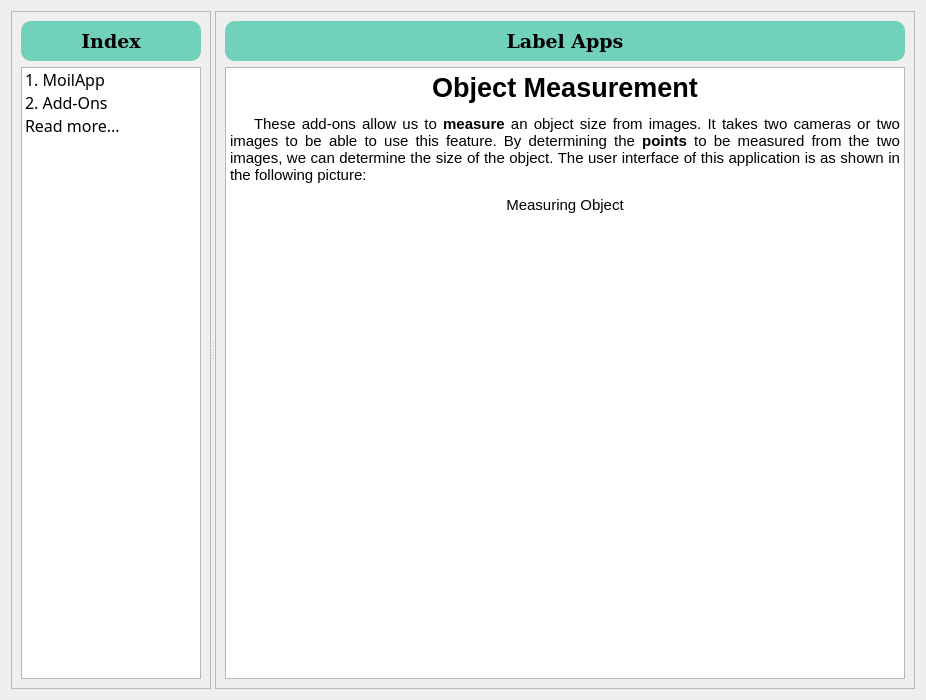
<?xml version="1.0" encoding="UTF-8"?>
<ui version="4.0">
 <class>Help</class>
 <widget class="QWidget" name="Help">
  <property name="geometry">
   <rect>
    <x>0</x>
    <y>0</y>
    <width>922</width>
    <height>700</height>
   </rect>
  </property>
  <property name="minimumSize">
   <size>
    <width>0</width>
    <height>700</height>
   </size>
  </property>
  <property name="maximumSize">
   <size>
    <width>1000</width>
    <height>16777215</height>
   </size>
  </property>
  <property name="windowTitle">
   <string>MoilApp Help</string>
  </property>
  <property name="windowIcon">
   <iconset>
    <normaloff>../../../../My/MoilApp.v.3/MoilApp/src/github/Moildev-apps/src/assets/help.png</normaloff>../../../../My/MoilApp.v.3/MoilApp/src/github/Moildev-apps/src/assets/help.png</iconset>
  </property>
  <layout class="QHBoxLayout" name="horizontalLayout">
   <item>
    <widget class="QSplitter" name="splitter">
     <property name="orientation">
      <enum>Qt::Horizontal</enum>
     </property>
     <widget class="QFrame" name="frame">
      <property name="minimumSize">
       <size>
        <width>200</width>
        <height>0</height>
       </size>
      </property>
      <property name="maximumSize">
       <size>
        <width>250</width>
        <height>16777215</height>
       </size>
      </property>
      <property name="frameShape">
       <enum>QFrame::StyledPanel</enum>
      </property>
      <property name="frameShadow">
       <enum>QFrame::Raised</enum>
      </property>
      <layout class="QVBoxLayout" name="verticalLayout">
       <item>
        <widget class="QLabel" name="label_2">
         <property name="minimumSize">
          <size>
           <width>0</width>
           <height>40</height>
          </size>
         </property>
         <property name="font">
          <font>
           <family>DejaVu Serif</family>
           <pointsize>14</pointsize>
           <weight>75</weight>
           <bold>true</bold>
          </font>
         </property>
         <property name="styleSheet">
          <string notr="true">border-color: rgb(66, 69, 183);
background-color: #71D1BA;
border-radius: 10px;</string>
         </property>
         <property name="frameShape">
          <enum>QFrame::Box</enum>
         </property>
         <property name="text">
          <string>Index</string>
         </property>
         <property name="alignment">
          <set>Qt::AlignCenter</set>
         </property>
        </widget>
       </item>
       <item>
        <widget class="QListWidget" name="listWidget">
         <property name="font">
          <font>
           <family>Waree</family>
           <pointsize>12</pointsize>
          </font>
         </property>
         <item>
          <property name="text">
           <string>1. MoilApp</string>
          </property>
         </item>
         <item>
          <property name="text">
           <string>2. Add-Ons</string>
          </property>
         </item>
         <item>
          <property name="text">
           <string>Read more...</string>
          </property>
         </item>
        </widget>
       </item>
      </layout>
     </widget>
     <widget class="QScrollArea" name="scrollArea">
      <property name="minimumSize">
       <size>
        <width>700</width>
        <height>0</height>
       </size>
      </property>
      <property name="widgetResizable">
       <bool>true</bool>
      </property>
      <widget class="QWidget" name="scrollAreaWidgetContents">
       <property name="geometry">
        <rect>
         <x>0</x>
         <y>0</y>
         <width>698</width>
         <height>680</height>
        </rect>
       </property>
       <layout class="QVBoxLayout" name="verticalLayout_2">
        <item>
         <widget class="QLabel" name="label">
          <property name="minimumSize">
           <size>
            <width>0</width>
            <height>40</height>
           </size>
          </property>
          <property name="font">
           <font>
            <family>DejaVu Serif</family>
            <pointsize>14</pointsize>
            <weight>75</weight>
            <bold>true</bold>
           </font>
          </property>
          <property name="styleSheet">
           <string notr="true">border-color: rgb(66, 69, 183);
background-color: #71D1BA;
border-radius: 10px;</string>
          </property>
          <property name="frameShape">
           <enum>QFrame::Box</enum>
          </property>
          <property name="text">
           <string>Label Apps</string>
          </property>
          <property name="alignment">
           <set>Qt::AlignCenter</set>
          </property>
         </widget>
        </item>
        <item>
         <widget class="QTextBrowser" name="textBrowser">
          <property name="html">
           <string>&lt;!DOCTYPE HTML PUBLIC &quot;-//W3C//DTD HTML 4.0//EN&quot; &quot;http://www.w3.org/TR/REC-html40/strict.dtd&quot;&gt;
&lt;html&gt;&lt;head&gt;&lt;meta name=&quot;qrichtext&quot; content=&quot;1&quot; /&gt;&lt;style type=&quot;text/css&quot;&gt;
p, li { white-space: pre-wrap; }
&lt;/style&gt;&lt;/head&gt;&lt;body style=&quot; font-family:'Ubuntu'; font-size:11pt; font-weight:400; font-style:normal;&quot;&gt;
&lt;p align=&quot;center&quot; style=&quot; margin-top:12px; margin-bottom:12px; margin-left:0px; margin-right:0px; -qt-block-indent:0; text-indent:0px;&quot;&gt;&lt;span style=&quot; font-size:20pt; font-weight:600;&quot;&gt;Object Measurement&lt;/span&gt;&lt;/p&gt;
&lt;p align=&quot;justify&quot; style=&quot; margin-top:12px; margin-bottom:12px; margin-left:0px; margin-right:0px; -qt-block-indent:0; text-indent:24px;&quot;&gt;These add-ons allow us to &lt;span style=&quot; font-weight:600;&quot;&gt;measure&lt;/span&gt; an object size from images. It takes two cameras or two images to be able to use this feature. By determining the &lt;span style=&quot; font-weight:600;&quot;&gt;points&lt;/span&gt; to be measured from the two images, we can determine the size of the object. The user interface of this application is as shown in the following picture:&lt;/p&gt;
&lt;p align=&quot;center&quot; style=&quot; margin-top:12px; margin-bottom:12px; margin-left:0px; margin-right:0px; -qt-block-indent:0; text-indent:0px;&quot;&gt;&lt;img src=&quot;:/Moilapp/Webp.net-resizeimage.png&quot; /&gt;&lt;/p&gt;
&lt;p align=&quot;center&quot; style=&quot; margin-top:12px; margin-bottom:12px; margin-left:0px; margin-right:0px; -qt-block-indent:0; text-indent:0px;&quot;&gt;Measuring Object&lt;/p&gt;
&lt;p style=&quot;-qt-paragraph-type:empty; margin-top:12px; margin-bottom:12px; margin-left:0px; margin-right:0px; -qt-block-indent:0; text-indent:0px;&quot;&gt;&lt;br /&gt;&lt;/p&gt;
&lt;p align=&quot;center&quot; style=&quot;-qt-paragraph-type:empty; margin-top:12px; margin-bottom:12px; margin-left:0px; margin-right:0px; -qt-block-indent:0; text-indent:0px;&quot;&gt;&lt;br /&gt;&lt;/p&gt;&lt;/body&gt;&lt;/html&gt;</string>
          </property>
          <property name="searchPaths">
           <stringlist notr="true"/>
          </property>
         </widget>
        </item>
       </layout>
      </widget>
     </widget>
    </widget>
   </item>
  </layout>
 </widget>
 <resources>
  <include location="../image_help/help_moilapp.qrc"/>
 </resources>
 <connections/>
</ui>
